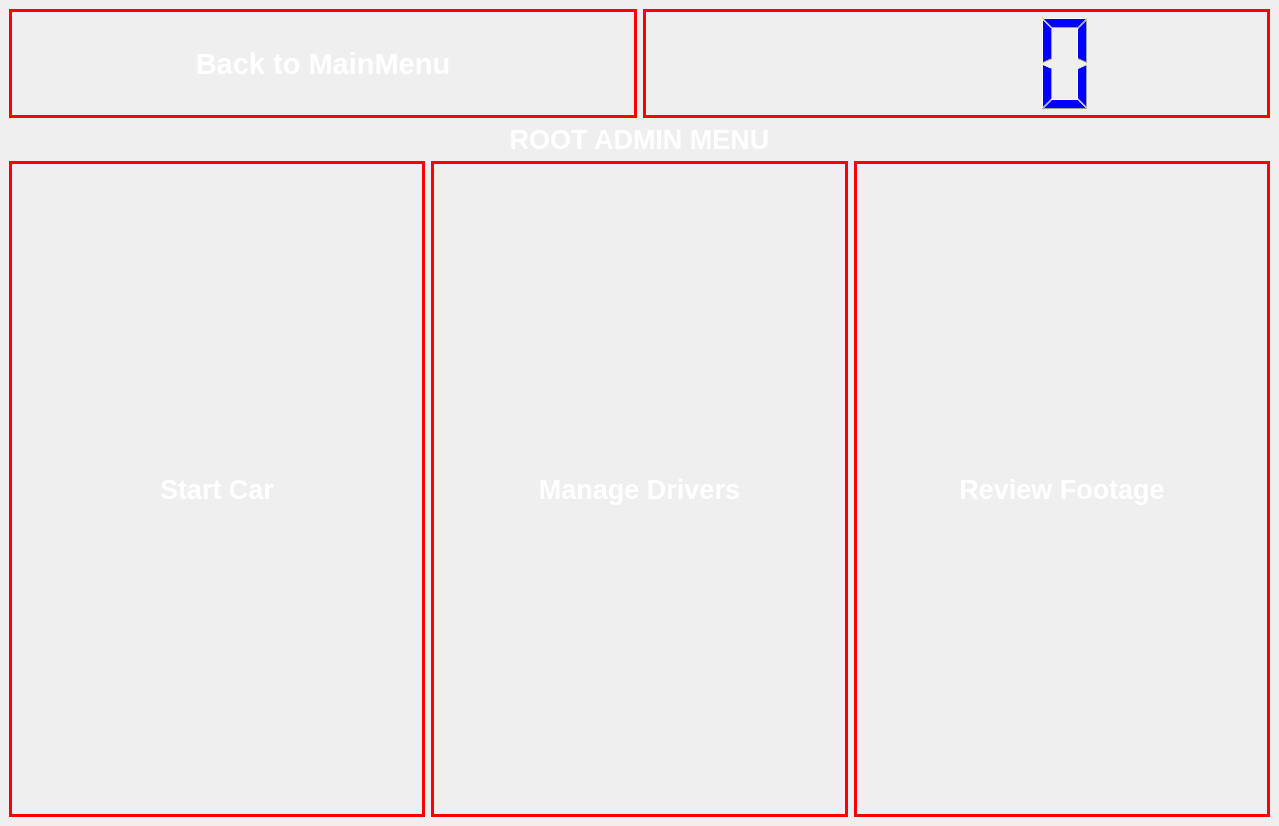
<?xml version="1.0" encoding="UTF-8"?>
<ui version="4.0">
 <class>root</class>
 <widget class="QMainWindow" name="root">
  <property name="geometry">
   <rect>
    <x>0</x>
    <y>0</y>
    <width>1279</width>
    <height>826</height>
   </rect>
  </property>
  <property name="windowTitle">
   <string>root</string>
  </property>
  <property name="styleSheet">
   <string notr="true"> background-image: url('/home/phong/Desktop/antitheft/GUI/3/a.jpg');
</string>
  </property>
  <widget class="QWidget" name="centralwidget">
   <layout class="QVBoxLayout" name="verticalLayout_2" stretch="0">
    <item>
     <layout class="QVBoxLayout" name="verticalLayout" stretch="1,6,6">
      <item>
       <layout class="QHBoxLayout" name="horizontalLayout_3">
        <item>
         <widget class="QPushButton" name="backtomainmenu_button2">
          <property name="sizePolicy">
           <sizepolicy hsizetype="Minimum" vsizetype="Preferred">
            <horstretch>0</horstretch>
            <verstretch>0</verstretch>
           </sizepolicy>
          </property>
          <property name="font">
           <font>
            <pointsize>22</pointsize>
            <weight>75</weight>
            <italic>false</italic>
            <bold>true</bold>
           </font>
          </property>
          <property name="styleSheet">
           <string notr="true">color:white;
border: 3px solid red;</string>
          </property>
          <property name="text">
           <string>Back to MainMenu</string>
          </property>
         </widget>
        </item>
        <item>
         <widget class="QLCDNumber" name="lcdNumber">
          <property name="styleSheet">
           <string notr="true">color:blue;
border: 3px solid red;</string>
          </property>
         </widget>
        </item>
       </layout>
      </item>
      <item>
       <widget class="QLabel" name="label">
        <property name="sizePolicy">
         <sizepolicy hsizetype="Preferred" vsizetype="Fixed">
          <horstretch>0</horstretch>
          <verstretch>0</verstretch>
         </sizepolicy>
        </property>
        <property name="font">
         <font>
          <pointsize>20</pointsize>
          <weight>75</weight>
          <bold>true</bold>
         </font>
        </property>
        <property name="styleSheet">
         <string notr="true">color:white</string>
        </property>
        <property name="text">
         <string>ROOT ADMIN MENU</string>
        </property>
        <property name="alignment">
         <set>Qt::AlignCenter</set>
        </property>
       </widget>
      </item>
      <item>
       <layout class="QHBoxLayout" name="horizontalLayout" stretch="0,0,0">
        <item>
         <widget class="QPushButton" name="start_car_button">
          <property name="sizePolicy">
           <sizepolicy hsizetype="Minimum" vsizetype="Preferred">
            <horstretch>0</horstretch>
            <verstretch>0</verstretch>
           </sizepolicy>
          </property>
          <property name="font">
           <font>
            <pointsize>20</pointsize>
            <weight>75</weight>
            <bold>true</bold>
           </font>
          </property>
          <property name="styleSheet">
           <string notr="true">color:white;
border: 3px solid red;</string>
          </property>
          <property name="text">
           <string>Start Car</string>
          </property>
         </widget>
        </item>
        <item>
         <widget class="QPushButton" name="manage_drivers_button">
          <property name="sizePolicy">
           <sizepolicy hsizetype="Minimum" vsizetype="Preferred">
            <horstretch>0</horstretch>
            <verstretch>0</verstretch>
           </sizepolicy>
          </property>
          <property name="font">
           <font>
            <pointsize>20</pointsize>
            <weight>75</weight>
            <bold>true</bold>
           </font>
          </property>
          <property name="styleSheet">
           <string notr="true">color:white;
border: 3px solid red;</string>
          </property>
          <property name="text">
           <string>Manage Drivers</string>
          </property>
         </widget>
        </item>
        <item>
         <widget class="QPushButton" name="review_footage_button">
          <property name="sizePolicy">
           <sizepolicy hsizetype="Minimum" vsizetype="Preferred">
            <horstretch>0</horstretch>
            <verstretch>0</verstretch>
           </sizepolicy>
          </property>
          <property name="font">
           <font>
            <pointsize>20</pointsize>
            <weight>75</weight>
            <bold>true</bold>
           </font>
          </property>
          <property name="styleSheet">
           <string notr="true">color:white;
border: 3px solid red;</string>
          </property>
          <property name="text">
           <string>Review Footage</string>
          </property>
         </widget>
        </item>
       </layout>
      </item>
     </layout>
    </item>
   </layout>
  </widget>
 </widget>
 <resources/>
 <connections/>
</ui>
